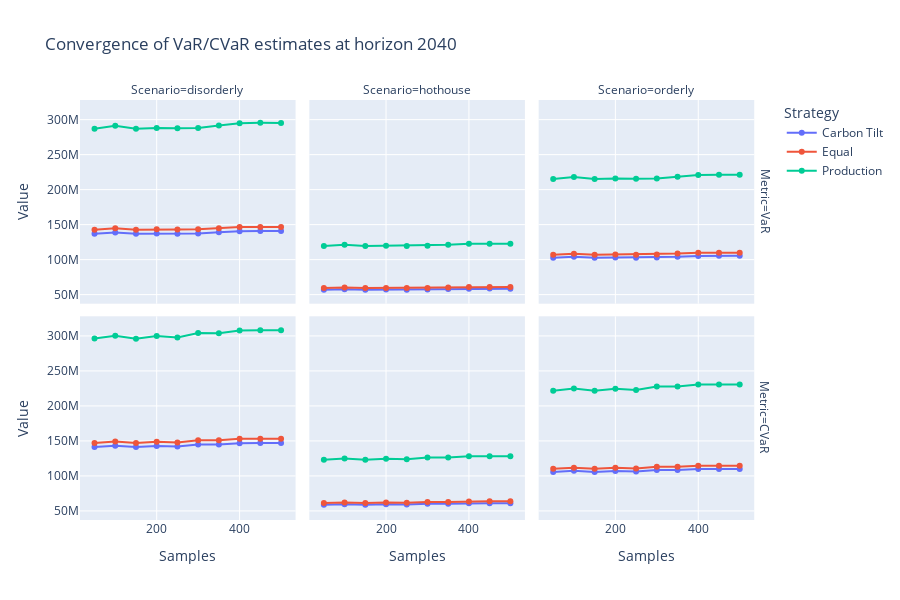

The notebook cell this image was saved under:
### Code cell
# %%
def convergence_profile(costs: np.ndarray, *, alpha: float, min_samples: int = 50, step: int = 50) -> pd.DataFrame:
    metrics = []
    for n in range(min_samples, len(costs) + 1, step):
        sample = costs[:n]
        var = np.quantile(sample, alpha)
        cvar = sample[sample >= var].mean()
        metrics.append({"Samples": n, "VaR": var, "CVaR": cvar})
    return pd.DataFrame(metrics)


horizon_df = mc_results[mc_results["Year"] == horizon].copy()
conv_frames = []
for (scen_name, strategy), group in horizon_df.groupby(["Scenario", "Strategy"]):
    costs = group.sort_values("MC_id")[cost_column].values
    conv = convergence_profile(costs, alpha=alpha)
    conv["Scenario"] = scen_name
    conv["Strategy"] = strategy
    conv_frames.append(conv)

conv_df = pd.concat(conv_frames, ignore_index=True)
conv_long = conv_df.melt(
    id_vars=["Samples", "Scenario", "Strategy"],
    value_vars=["VaR", "CVaR"],
    var_name="Metric",
    value_name="Value",
)

fig = px.line(
    conv_long,
    x="Samples",
    y="Value",
    color="Strategy",
    facet_row="Metric",
    facet_col="Scenario",
    title=f"Convergence of VaR/CVaR estimates at horizon {horizon}",
    height=600,
)
fig.update_traces(mode="lines+markers")
fig.show()

### Figure 1 — Plotly figure (JSON) as saved in the notebook; plotly's stock layout.template omitted (floating-point values rounded to 4 significant figures)
{"data": [{"hovertemplate": "Strategy=Carbon Tilt<br>Metric=VaR<br>Scenario=disorderly<br>Samples=%{x}<br>Value=%{y}<extra></extra>", "legendgroup": "Carbon Tilt", "line": {"color": "#636efa", "dash": "solid"}, "marker": {"symbol": "circle"}, "mode": "lines+markers", "name": "Carbon Tilt", "orientation": "v", "showlegend": true, "type": "scatter", "x": [50, 100, 150, 200, 250, 300, 350, 400, 450, 500], "xaxis": "x4", "y": [136900000.0, 138900000.0, 136900000.0, 137400000.0, 137100000.0, 137400000.0, 139100000.0, 140600000.0, 140800000.0, 140800000.0], "yaxis": "y4"}, {"hovertemplate": "Strategy=Carbon Tilt<br>Metric=VaR<br>Scenario=hothouse<br>Samples=%{x}<br>Value=%{y}<extra></extra>", "legendgroup": "Carbon Tilt", "line": {"color": "#636efa", "dash": "solid"}, "marker": {"symbol": "circle"}, "mode": "lines+markers", "name": "Carbon Tilt", "orientation": "v", "showlegend": false, "type": "scatter", "x": [50, 100, 150, 200, 250, 300, 350, 400, 450, 500], "xaxis": "x5", "y": [56920000.0, 57750000.0, 56920000.0, 57140000.0, 57010000.0, 57140000.0, 57850000.0, 58480000.0, 58560000.0, 58540000.0], "yaxis": "y5"}, {"hovertemplate": "Strategy=Carbon Tilt<br>Metric=VaR<br>Scenario=orderly<br>Samples=%{x}<br>Value=%{y}<extra></extra>", "legendgroup": "Carbon Tilt", "line": {"color": "#636efa", "dash": "solid"}, "marker": {"symbol": "circle"}, "mode": "lines+markers", "name": "Carbon Tilt", "orientation": "v", "showlegend": false, "type": "scatter", "x": [50, 100, 150, 200, 250, 300, 350, 400, 450, 500], "xaxis": "x6", "y": [102500000.0, 104000000.0, 102500000.0, 102900000.0, 102700000.0, 102900000.0, 104200000.0, 105300000.0, 105500000.0, 105400000.0], "yaxis": "y6"}, {"hovertemplate": "Strategy=Carbon Tilt<br>Metric=CVaR<br>Scenario=disorderly<br>Samples=%{x}<br>Value=%{y}<extra></extra>", "legendgroup": "Carbon Tilt", "line": {"color": "#636efa", "dash": "solid"}, "marker": {"symbol": "circle"}, "mode": "lines+markers", "name": "Carbon Tilt", "orientation": "v", "showlegend": false, "type": "scatter", "x": [50, 100, 150, 200, 250, 300, 350, 400, 450, 500], "xaxis": "x", "y": [141200000.0, 143200000.0, 141200000.0, 142900000.0, 141900000.0, 145000000.0, 144900000.0, 146700000.0, 146900000.0, 146900000.0], "yaxis": "y"}, {"hovertemplate": "Strategy=Carbon Tilt<br>Metric=CVaR<br>Scenario=hothouse<br>Samples=%{x}<br>Value=%{y}<extra></extra>", "legendgroup": "Carbon Tilt", "line": {"color": "#636efa", "dash": "solid"}, "marker": {"symbol": "circle"}, "mode": "lines+markers", "name": "Carbon Tilt", "orientation": "v", "showlegend": false, "type": "scatter", "x": [50, 100, 150, 200, 250, 300, 350, 400, 450, 500], "xaxis": "x2", "y": [58720000.0, 59560000.0, 58710000.0, 59440000.0, 59010000.0, 60290000.0, 60250000.0, 61020000.0, 61080000.0, 61090000.0], "yaxis": "y2"}, {"hovertemplate": "Strategy=Carbon Tilt<br>Metric=CVaR<br>Scenario=orderly<br>Samples=%{x}<br>Value=%{y}<extra></extra>", "legendgroup": "Carbon Tilt", "line": {"color": "#636efa", "dash": "solid"}, "marker": {"symbol": "circle"}, "mode": "lines+markers", "name": "Carbon Tilt", "orientation": "v", "showlegend": false, "type": "scatter", "x": [50, 100, 150, 200, 250, 300, 350, 400, 450, 500], "xaxis": "x3", "y": [105700000.0, 107300000.0, 105700000.0, 107000000.0, 106300000.0, 108600000.0, 108500000.0, 109900000.0, 110000000.0, 110000000.0], "yaxis": "y3"}, {"hovertemplate": "Strategy=Equal<br>Metric=VaR<br>Scenario=disorderly<br>Samples=%{x}<br>Value=%{y}<extra></extra>", "legendgroup": "Equal", "line": {"color": "#EF553B", "dash": "solid"}, "marker": {"symbol": "circle"}, "mode": "lines+markers", "name": "Equal", "orientation": "v", "showlegend": true, "type": "scatter", "x": [50, 100, 150, 200, 250, 300, 350, 400, 450, 500], "xaxis": "x4", "y": [142700000.0, 144700000.0, 142700000.0, 143200000.0, 142900000.0, 143200000.0, 145000000.0, 146600000.0, 146800000.0, 146700000.0], "yaxis": "y4"}, {"hovertemplate": "Strategy=Equal<br>Metric=VaR<br>Scenario=hothouse<br>Samples=%{x}<br>Value=%{y}<extra></extra>", "legendgroup": "Equal", "line": {"color": "#EF553B", "dash": "solid"}, "marker": {"symbol": "circle"}, "mode": "lines+markers", "name": "Equal", "orientation": "v", "showlegend": false, "type": "scatter", "x": [50, 100, 150, 200, 250, 300, 350, 400, 450, 500], "xaxis": "x5", "y": [59330000.0, 60190000.0, 59330000.0, 59560000.0, 59420000.0, 59560000.0, 60290000.0, 60960000.0, 61040000.0, 61020000.0], "yaxis": "y5"}, {"hovertemplate": "Strategy=Equal<br>Metric=VaR<br>Scenario=orderly<br>Samples=%{x}<br>Value=%{y}<extra></extra>", "legendgroup": "Equal", "line": {"color": "#EF553B", "dash": "solid"}, "marker": {"symbol": "circle"}, "mode": "lines+markers", "name": "Equal", "orientation": "v", "showlegend": false, "type": "scatter", "x": [50, 100, 150, 200, 250, 300, 350, 400, 450, 500], "xaxis": "x6", "y": [106800000.0, 108400000.0, 106800000.0, 107300000.0, 107000000.0, 107300000.0, 108600000.0, 109800000.0, 109900000.0, 109900000.0], "yaxis": "y6"}, {"hovertemplate": "Strategy=Equal<br>Metric=CVaR<br>Scenario=disorderly<br>Samples=%{x}<br>Value=%{y}<extra></extra>", "legendgroup": "Equal", "line": {"color": "#EF553B", "dash": "solid"}, "marker": {"symbol": "circle"}, "mode": "lines+markers", "name": "Equal", "orientation": "v", "showlegend": false, "type": "scatter", "x": [50, 100, 150, 200, 250, 300, 350, 400, 450, 500], "xaxis": "x", "y": [147200000.0, 149300000.0, 147100000.0, 149000000.0, 147900000.0, 151100000.0, 151000000.0, 152900000.0, 153100000.0, 153100000.0], "yaxis": "y"}, {"hovertemplate": "Strategy=Equal<br>Metric=CVaR<br>Scenario=hothouse<br>Samples=%{x}<br>Value=%{y}<extra></extra>", "legendgroup": "Equal", "line": {"color": "#EF553B", "dash": "solid"}, "marker": {"symbol": "circle"}, "mode": "lines+markers", "name": "Equal", "orientation": "v", "showlegend": false, "type": "scatter", "x": [50, 100, 150, 200, 250, 300, 350, 400, 450, 500], "xaxis": "x2", "y": [61200000.0, 62080000.0, 61190000.0, 61950000.0, 61500000.0, 62840000.0, 62800000.0, 63600000.0, 63660000.0, 63670000.0], "yaxis": "y2"}, {"hovertemplate": "Strategy=Equal<br>Metric=CVaR<br>Scenario=orderly<br>Samples=%{x}<br>Value=%{y}<extra></extra>", "legendgroup": "Equal", "line": {"color": "#EF553B", "dash": "solid"}, "marker": {"symbol": "circle"}, "mode": "lines+markers", "name": "Equal", "orientation": "v", "showlegend": false, "type": "scatter", "x": [50, 100, 150, 200, 250, 300, 350, 400, 450, 500], "xaxis": "x3", "y": [110200000.0, 111800000.0, 110200000.0, 111600000.0, 110800000.0, 113200000.0, 113100000.0, 114500000.0, 114600000.0, 114700000.0], "yaxis": "y3"}, {"hovertemplate": "Strategy=Production<br>Metric=VaR<br>Scenario=disorderly<br>Samples=%{x}<br>Value=%{y}<extra></extra>", "legendgroup": "Production", "line": {"color": "#00cc96", "dash": "solid"}, "marker": {"symbol": "circle"}, "mode": "lines+markers", "name": "Production", "orientation": "v", "showlegend": true, "type": "scatter", "x": [50, 100, 150, 200, 250, 300, 350, 400, 450, 500], "xaxis": "x4", "y": [287100000.0, 291300000.0, 287100000.0, 288200000.0, 287600000.0, 288200000.0, 291800000.0, 295000000.0, 295400000.0, 295300000.0], "yaxis": "y4"}, {"hovertemplate": "Strategy=Production<br>Metric=VaR<br>Scenario=hothouse<br>Samples=%{x}<br>Value=%{y}<extra></extra>", "legendgroup": "Production", "line": {"color": "#00cc96", "dash": "solid"}, "marker": {"symbol": "circle"}, "mode": "lines+markers", "name": "Production", "orientation": "v", "showlegend": false, "type": "scatter", "x": [50, 100, 150, 200, 250, 300, 350, 400, 450, 500], "xaxis": "x5", "y": [119400000.0, 121100000.0, 119400000.0, 119900000.0, 119600000.0, 119900000.0, 121300000.0, 122700000.0, 122800000.0, 122800000.0], "yaxis": "y5"}, {"hovertemplate": "Strategy=Production<br>Metric=VaR<br>Scenario=orderly<br>Samples=%{x}<br>Value=%{y}<extra></extra>", "legendgroup": "Production", "line": {"color": "#00cc96", "dash": "solid"}, "marker": {"symbol": "circle"}, "mode": "lines+markers", "name": "Production", "orientation": "v", "showlegend": false, "type": "scatter", "x": [50, 100, 150, 200, 250, 300, 350, 400, 450, 500], "xaxis": "x6", "y": [215000000.0, 218200000.0, 215000000.0, 215900000.0, 215400000.0, 215900000.0, 218500000.0, 220900000.0, 221200000.0, 221100000.0], "yaxis": "y6"}, {"hovertemplate": "Strategy=Production<br>Metric=CVaR<br>Scenario=disorderly<br>Samples=%{x}<br>Value=%{y}<extra></extra>", "legendgroup": "Production", "line": {"color": "#00cc96", "dash": "solid"}, "marker": {"symbol": "circle"}, "mode": "lines+markers", "name": "Production", "orientation": "v", "showlegend": false, "type": "scatter", "x": [50, 100, 150, 200, 250, 300, 350, 400, 450, 500], "xaxis": "x", "y": [296200000.0, 300400000.0, 296100000.0, 299800000.0, 297600000.0, 304100000.0, 303900000.0, 307800000.0, 308100000.0, 308100000.0], "yaxis": "y"}, {"hovertemplate": "Strategy=Production<br>Metric=CVaR<br>Scenario=hothouse<br>Samples=%{x}<br>Value=%{y}<extra></extra>", "legendgroup": "Production", "line": {"color": "#00cc96", "dash": "solid"}, "marker": {"symbol": "circle"}, "mode": "lines+markers", "name": "Production", "orientation": "v", "showlegend": false, "type": "scatter", "x": [50, 100, 150, 200, 250, 300, 350, 400, 450, 500], "xaxis": "x2", "y": [123200000.0, 124900000.0, 123200000.0, 124700000.0, 123800000.0, 126500000.0, 126400000.0, 128000000.0, 128100000.0, 128200000.0], "yaxis": "y2"}, {"hovertemplate": "Strategy=Production<br>Metric=CVaR<br>Scenario=orderly<br>Samples=%{x}<br>Value=%{y}<extra></extra>", "legendgroup": "Production", "line": {"color": "#00cc96", "dash": "solid"}, "marker": {"symbol": "circle"}, "mode": "lines+markers", "name": "Production", "orientation": "v", "showlegend": false, "type": "scatter", "x": [50, 100, 150, 200, 250, 300, 350, 400, 450, 500], "xaxis": "x3", "y": [221800000.0, 225000000.0, 221800000.0, 224500000.0, 222900000.0, 227700000.0, 227600000.0, 230500000.0, 230700000.0, 230800000.0], "yaxis": "y3"}], "layout": {"annotations": [{"font": {}, "showarrow": false, "text": "Scenario=disorderly", "x": 0.1567, "xanchor": "center", "xref": "paper", "y": 1, "yanchor": "bottom", "yref": "paper"}, {"font": {}, "showarrow": false, "text": "Scenario=hothouse", "x": 0.49, "xanchor": "center", "xref": "paper", "y": 1, "yanchor": "bottom", "yref": "paper"}, {"font": {}, "showarrow": false, "text": "Scenario=orderly", "x": 0.8233, "xanchor": "center", "xref": "paper", "y": 1, "yanchor": "bottom", "yref": "paper"}, {"font": {}, "showarrow": false, "text": "Metric=CVaR", "textangle": 90, "x": 0.98, "xanchor": "left", "xref": "paper", "y": 0.2425, "yanchor": "middle", "yref": "paper"}, {"font": {}, "showarrow": false, "text": "Metric=VaR", "textangle": 90, "x": 0.98, "xanchor": "left", "xref": "paper", "y": 0.7575, "yanchor": "middle", "yref": "paper"}], "height": 600, "legend": {"title": {"text": "Strategy"}, "tracegroupgap": 0}, "title": {"text": "Convergence of VaR/CVaR estimates at horizon 2040"}, "xaxis": {"anchor": "y", "domain": [0, 0.3133], "title": {"text": "Samples"}}, "xaxis2": {"anchor": "y2", "domain": [0.3333, 0.6467], "matches": "x", "title": {"text": "Samples"}}, "xaxis3": {"anchor": "y3", "domain": [0.6667, 0.98], "matches": "x", "title": {"text": "Samples"}}, "xaxis4": {"anchor": "y4", "domain": [0, 0.3133], "matches": "x", "showticklabels": false}, "xaxis5": {"anchor": "y5", "domain": [0.3333, 0.6467], "matches": "x", "showticklabels": false}, "xaxis6": {"anchor": "y6", "domain": [0.6667, 0.98], "matches": "x", "showticklabels": false}, "yaxis": {"anchor": "x", "domain": [0, 0.485], "title": {"text": "Value"}}, "yaxis2": {"anchor": "x2", "domain": [0, 0.485], "matches": "y", "showticklabels": false}, "yaxis3": {"anchor": "x3", "domain": [0, 0.485], "matches": "y", "showticklabels": false}, "yaxis4": {"anchor": "x4", "domain": [0.515, 1], "matches": "y", "title": {"text": "Value"}}, "yaxis5": {"anchor": "x5", "domain": [0.515, 1], "matches": "y", "showticklabels": false}, "yaxis6": {"anchor": "x6", "domain": [0.515, 1], "matches": "y", "showticklabels": false}}}
